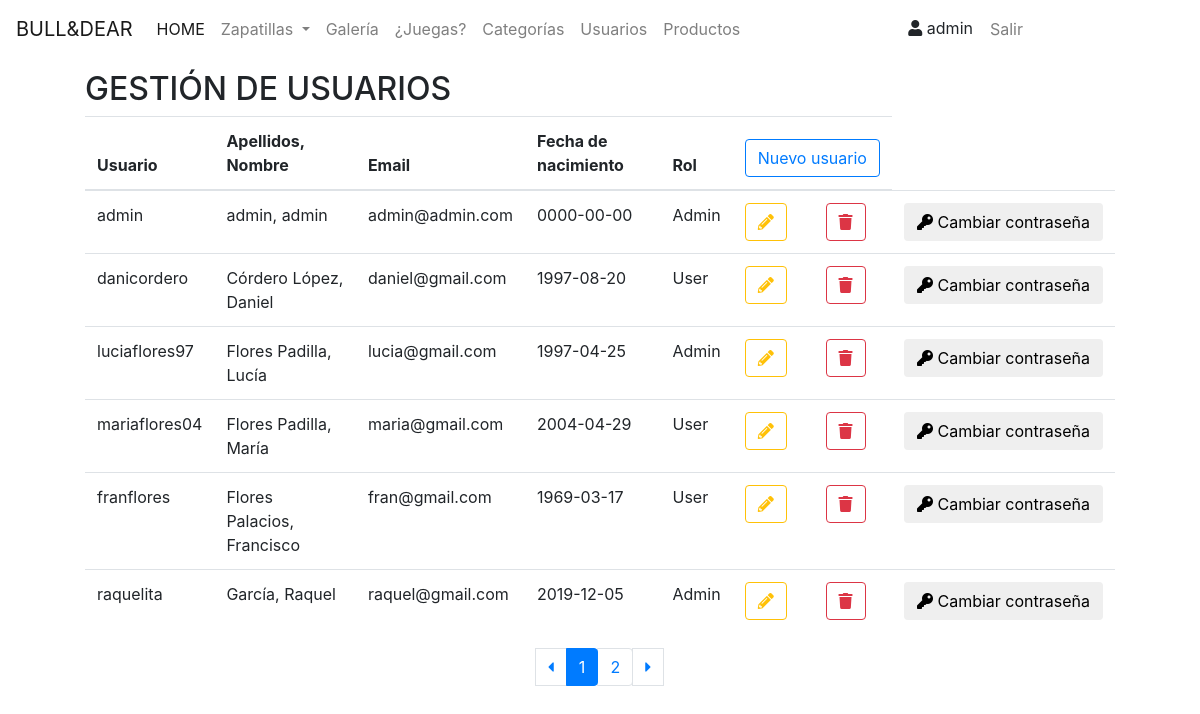
The app's page /usuarios (signed in) with its own data.
### tables this page shows
CREATE TABLE `usuario` (
  `usuario` varchar(50) NOT NULL,
  `nombre` varchar(80) NOT NULL,
  `apellidos` varchar(100) NOT NULL,
  `email` varchar(100) NOT NULL,
  `pass` varchar(50) NOT NULL,
  `fechNac` date NOT NULL,
  `rol` enum('Admin','User') NOT NULL
);

### controllers/ViewController.php (called while the page is built)
<?php
class ViewController {
	private static $view_path = './views/';
	public function load_view($view) {
		require_once( self::$view_path . 'header.php' );
		require_once( self::$view_path . $view . '.php' );
		require_once( self::$view_path . 'footer.php' );
	}
}

### index.php (called while the page is built, shortened)
<?php
require_once('./controllers/Autoload.php');
$route = isset($_GET['r']) ? $_GET['r'] : 'home';
$mexflix = new Router($route);

### controllers/UsuariosController.php (called while the page is built, shortened)
<?php
class UsuariosController {
	private $model;
	public function __construct() {
		$this->model = new UsuariosModel();
	}
	public function get( $usuario_id = '', $inicio=FALSE, $nReg=FALSE) {
		return $this->model->get($usuario_id, $inicio, $nReg);
	}
}

### models/Model.php (called while the page is built, shortened)
<?php
abstract class Model {
	private static $db_host = 'localhost';
	private static $db_user = 'root';
	private static $db_pass = '';
	private static $db_name = 'bulldear';
	private static $db_charset = 'utf8';
	private $conn;
	protected $query;
	protected $rows = array();
	private function db_open() {
		$this->conn = new mysqli(
			self::$db_host,
			self::$db_user,
			self::$db_pass,
			self::$db_name
		);
		$this->conn->set_charset(self::$db_charset);
	}
	protected function get_query() {
		$result = $this->conn->query($this->query);
		while( $this->rows[] = $result->fetch_assoc() );
		return array_pop($this->rows);
	}
}

### models/UsuariosModel.php (called while the page is built, shortened)
<?php
class UsuariosModel extends Model {
	public function get( $usuario = '', $inicio=FALSE, $nReg=FALSE) {
		if ($inicio !== FALSE && $nReg !== FALSE){
			$this->query = "SELECT * FROM usuario order by apellidos limit $inicio, $nReg";
		} else {
			$this->query = ($usuario != '')
			?"SELECT * FROM usuario WHERE usuario = '$usuario'"
			:"SELECT * FROM usuario order by apellidos";
		}
		$this->get_query();
		$data = array();
		foreach ($this->rows as $key => $value) {
			array_push($data, $value);
		}
		return $data;
	}
}

### controllers/Autoload.php (called while the page is built, shortened)
<?php
class Autoload
{
	public function __construct()
	{
		spl_autoload_register(function ($class_name){
			$models_path = './models/' . $class_name . '.php';
			$controllers_path = './controllers/' . $class_name . '.php';
		});
	}
}

### views/usuario.php (the view, shortened to what this page needs)
<?php
$usuarios_controller = new UsuariosController();
$usuarios = $usuarios_controller->get();
$registros = 6;
$pagina = 0;
if (!$pagina) {
$inicio = 0;
$pagina = 1;
}
else {
$inicio = ($pagina - 1) * $registros;
}
$total_registros = count($usuarios);
$usuarios_controller2 = new UsuariosController();
$usuarios = $usuarios_controller2->get('', $inicio, $registros);
$total_paginas = ceil($total_registros / $registros);
if( empty($usuarios) ) {
?>
		<div class="alert alert-danger alertas" role="alert">
	      No hay usuarios registrados
	    </div>
<?php
} else {
?>
	<div class="container">
		<h2 class="p1">GESTIÓN DE USUARIOS</h2>
  		<table class="table">
    		<thead>
      			<tr>
					<th scope="col-sm">Usuario</th>
					<th scope="col-sm">Apellidos, Nombre</th>
					<th scope="col-sm">Email</th>
					<th scope="col-sm">Fecha de nacimiento</th>
					<th scope="col-sm">Rol</th>
					<th scope="col-sm" colspan="2">
						<form method="POST">
							<input class="btn btn-outline-primary" type="submit" value="Nuevo usuario">
						</form>
					</th>
				</tr>
			</thead>
	<?php
	for ($n=0; $n < count($usuarios); $n++) {
	?>
			<tr>
				<td><?= $usuarios[$n]['usuario']?></td>
				<td><?= $usuarios[$n]['apellidos']?>, <?= $usuarios[$n]['nombre']?></td>
				<td><?= $usuarios[$n]['email']?></td>
				<td><?= $usuarios[$n]['fechNac']?></td>
				<td><?= $usuarios[$n]['rol']?></td>
				<td>
					<form method="POST">
						<button type="submit" class="btn btn-outline-warning"><i class="fas fa-pencil-alt"></i></button>
					</form>
				</td>
				<td>
					<form method="POST">
						<button type="submit" class="btn btn-outline-danger"><i class="fas fa-trash"></i></button>
					</form>
				</td>
				<td>
					<form method="POST">
						<button type="submit" class="btn btn-outline"><i class="fas fa-key"></i> Cambiar contraseña</button>
					</form>
				</td>
			</tr>
	<?php
	}
	?>
		</table>
	</div>
	<div class="containerPags">
		<nav aria-label="Page navigation example">
		  <ul class="pagination">
		  		<form action="" method="POST">
			  		<button type="submit" class="page-item page-link"><i class="fas fa-caret-left"></i></button>
			  	</form>
			<?php
				for ($i=1; $i<=$total_paginas; $i++){
					if ($pagina == $i) {
					?>
					<form method="POST">
				  		<li class="page-item active"><button type="submit" class="page-link"><?=$i?></button></li>
				  	</form>
					<?php
					} else {
					?>
						<form method="POST">
					  		<li class="page-item"><button type="submit" class="page-link"><?=$i?></button></li>
					  	</form>
					<?php
					}
				}
			if ($pagina != $total_paginas){
		  	?>
			    <form action="" method="POST">
			  		<button type="submit" class="page-item page-link"><i class="fas fa-caret-right"></i></button>
			  	</form>
			<?php
			}
			?>
		  </ul>
		</nav>
	</div>
<?php
}

### public/css/estilo.css (style rules this page uses)
body { padding: 70px; min-height: 700px; }
.pagination { justify-content: center !important; }

### records on screen
usuario: usuario "admin", apellidos "admin", nombre "admin", email "admin@admin.com", fechNac "0000-00-00", rol "Admin"
usuario: usuario "danicordero", apellidos "Córdero López", nombre "Daniel", email "daniel@gmail.com", fechNac "1997-08-20", rol "User"
usuario: usuario "luciaflores97", apellidos "Flores Padilla", nombre "Lucía", email "lucia@gmail.com", fechNac "1997-04-25", rol "Admin"
usuario: usuario "mariaflores04", apellidos "Flores Padilla", nombre "María", email "maria@gmail.com", fechNac "2004-04-29", rol "User"
usuario: usuario "franflores", apellidos "Flores Palacios", nombre "Francisco", email "fran@gmail.com", fechNac "1969-03-17", rol "User"
usuario: usuario "raquelita", apellidos "García", nombre "Raquel", email "raquel@gmail.com", fechNac "2019-12-05", rol "Admin"

### other values on screen
$_SESSION["usuario"] "admin"
